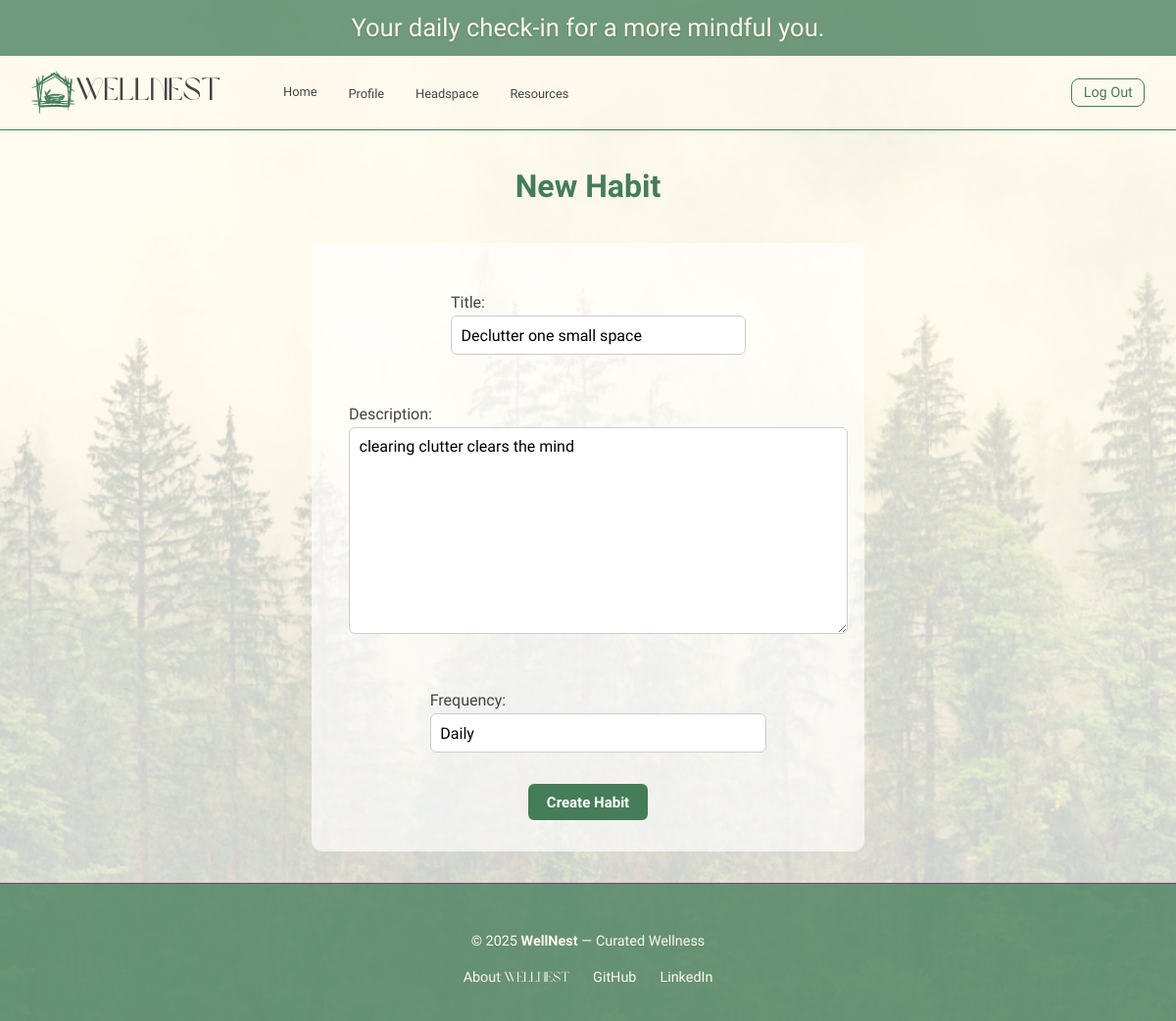
The page /habits/65/edit/ (signed in) on the database its author committed.
### main_app/models.py (models this page shows, shortened)
class Habit(models.Model):
    user = models.ForeignKey(User, on_delete=models.CASCADE, null=True)
    title = models.CharField(max_length=100)
    description = models.TextField()
    frequency = models.CharField(max_length=50)
    created_at = models.DateTimeField(auto_now_add=True)

### main_app/views/habit_views.py (the view)
# urls.py: path('habits/<int:habit_id>/edit/', views.habit_edit, name='habit-edit'),
@login_required
def habit_edit(request, habit_id):
    habit = Habit.objects.get(id=habit_id)
    if request.method == 'POST':
        form = HabitForm(request.POST, instance=habit)
        if form.is_valid():
            form.save()
            return redirect('habit-index')
    else:
        form = HabitForm(instance=habit)
    return render(request, 'habits/habit_form.html', {
        'form': form,
        'form_title': 'Edit Habit',
        'submit_label': 'Update Habit',
        'back_link': 'habit-detail',
        'habit': habit,
    })

### main_app/forms.py
class HabitForm(forms.ModelForm):
    class Meta:
        model = Habit
        fields = ['title', 'description', 'frequency']

### main_app/templates/habits/habit_form.html (shortened to what this page needs)
{% extends 'base.html' %}
{% load static %}
{% block head %}
<link rel="stylesheet" href="{% static 'css/habits/habit-form.css' %}">
{% endblock %}
{% block content %}
<section class="page-header">
  <h1>New Habit</h1>
</section>
<section class="form-container">
  <form method="POST">
    {{ form.as_p }}
    <button type="submit" class="btn submit">Create Habit</button>
  </form>
</section>
{% endblock %}

### main_app/static/css/base.css (style rules this page uses)
body, p, a, li, button, input, textarea { font-family: 'Be Vietnam Pro', sans-serif; }
h1, h2, h3 { font-family: 'Be Vietnam Pro', sans-serif; font-weight: 600; }
:root { --color-brand-primary: #457D58; --color-brand-secondary: #CCC9A1; --color-text-primary: #434343; --color-text-secondary: #8E8E8E; --color-background: #fcf7ea; --color-accent-optional: #754668; }
html, body { height: 100%; margin: 0; }
body { font-family: 'Be Vietnam Pro', Arial, sans-serif; background: linear-gradient(rgba(255, 255, 255, 0.7), rgba(255, 255, 255, 0.7)), url('/static/images/Reflection.png') no-repeat center center fixed; background-size: cover; color: var(--color-text-primary); line-height: 1.6; height: 800px; display: flex; flex-direction: column; }

### main_app/static/css/habits/habit-form.css (style rules this page uses)
.page-header { text-align: center; margin: 2rem 0 1rem; }
.page-header h1 { font-size: 2rem; font-weight: 700; color: var(--color-brand-primary); margin: 0; }
.form-container form { align-items: center; display: flex; flex-direction: column; gap: 1rem; max-width: 500px; margin: 0 auto; }
input[type="text"], textarea { width: 100%; padding: 0.6rem; border: 1px solid #ccc; border-radius: 6px; font-size: 1rem; }
.btn.submit { border: 1.5px solid var(--color-brand-primary); color: var(--color-brand-primary); background-color: transparent; font-size: 15px; padding: 0.6rem 1.2rem; border-radius: 6px; font-weight: 600; cursor: pointer; transition: background-color 0.3s ease, color 0.3s ease; }
.form-container form { background: rgba(255, 255, 255, 0.65); border-radius: 12px; align-items: center; display: flex; flex-direction: column; gap: 1rem; max-width: 500px; margin: 2rem auto; padding: 2rem; }
input[type="text"], input[type="date"], textarea, select { width: 100%; padding: 0.6rem; border: 1px solid #ccc; border-radius: 6px; font-size: 1rem; }
.btn.submit { background-color: var(--color-brand-primary); font-size: 15px; color: white; border: none; padding: 0.6rem 1.2rem; border-radius: 6px; font-weight: bold; cursor: pointer; }

### rows shown on the page
Habit: title "Declutter one small space", description "clearing clutter clears the mind", frequency "Daily"
